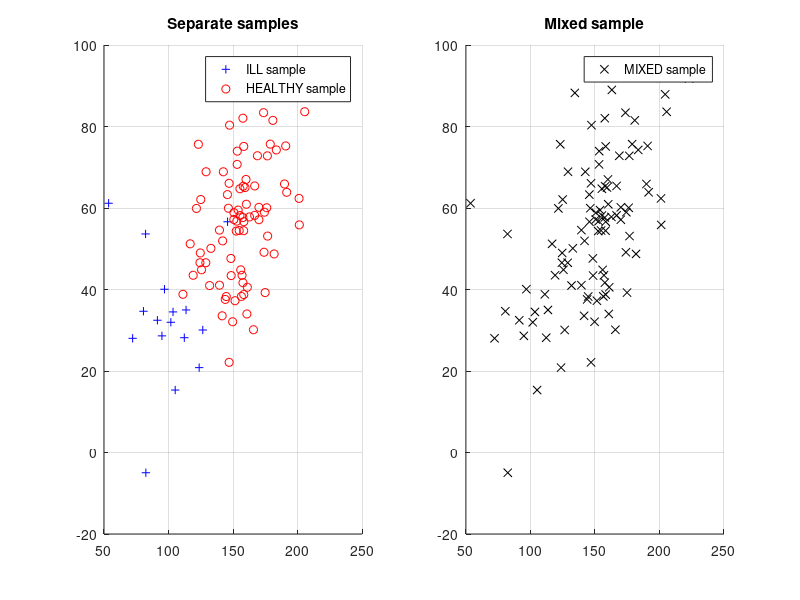

Source code (MATLAB): (Note: this script raises an error after producing the figure.)
% The objective of this exercise is constructing several classifiers for
% anemia using the blood hemoglobin concentrations and the age of the subjects under
% consideration. 
% X1 denotes the concentration of hemoglobin in grams/liter
% X2 denotes the age of the subject
% Y=1 means "anemic", Y=0 means "healthy"
% There are hence only two classes
% Goal: classify data into two classes based on these two features
%
clear
close all

%% The dataset is simulated out of a Gaussian mixture as follows
% Let {X|Y=1}~N([mu_x1_1; mu_x2_1], [sigma2_x1_1 sigma_x1x2_1;sigma_x1x2_1 sigma2_x2_1])
% Let {X|Y=0}~N([mu_x1_0; mu_x2_0], [sigma2_x1_0 sigma_x1x2_0;sigma_x1x2_0 sigma2_x2_0])

% Parameters for "anemic" distribution
mu_x1_1 = 100;
mu_x2_1 = 35;
sigma2_x1_1 = 700;
sigma2_x2_1 = 225;
sigma_x1x2_1 = 100;

% Parameters for "healthy" distribution
mu_x1_0 = 155;
mu_x2_0 = 56;
sigma2_x1_0 = 500;
sigma2_x2_0 = 300;
sigma_x1x2_0 = 150;

% Mixture parameters - feel free to change
p_mixture = 1/4;
w1 = p_mixture;
w0 = 1 - p_mixture;

%% 1.-Simulate a training data set (y_i, x_i) with n elements

n = 100;

bern = binornd(1, p_mixture, n, 1);

mu1 = [mu_x1_1; mu_x2_1];
Sigma1 = [sigma2_x1_1, sigma_x1x2_1; sigma_x1x2_1, sigma2_x2_1];
mu0 = [mu_x1_0; mu_x2_0];
Sigma0 = [sigma2_x1_0, sigma_x1x2_0; sigma_x1x2_0, sigma2_x2_0];

ill_sample = mvnrnd(mu1, Sigma1, n);
ill_sample = ill_sample(bern == 1, :);
healthy_sample = mvnrnd(mu0, Sigma0, n);
healthy_sample = healthy_sample(bern == 0, :);

mixed_sample = [ill_sample; healthy_sample];
sample_class = [ones(size(ill_sample, 1), 1); ...
                        zeros(size(healthy_sample, 1), 1)];

n_component1 = size(ill_sample, 1);
n_component0 = size(healthy_sample, 1);
                    
% Figure limits:
xl = [min(mixed_sample(:,1))-10, max(mixed_sample(:,1))+10];
yl = [min(mixed_sample(:,2))-10, max(mixed_sample(:,2))+10];

%% 2.- Create a 2D scatter plot that represents the hemoglobine level and health of the
% anemic and healthy subjects. Denote the anemic subjects with the symbol '+'
% and with 'o' the healthy ones

figure(1)

subplot(1,2,1)
hold on
title('Separate samples')
plot(ill_sample(:,1), ill_sample(:,2), 'b+')
plot(healthy_sample(:,1), healthy_sample(:,2), 'ro')
grid on
% pbaspect([2 2 1])
legend('ILL sample', 'HEALTHY sample')
hold off

subplot(1,2,2)
hold on
title('Mixed sample')
plot(mixed_sample(:,1), mixed_sample(:,2), 'kx')
grid on
% pbaspect([2 2 1])
legend('MIXED sample')
hold off

%% 3.-Assuming that the DGP is known, construct the Bayes classifier and use it to
% classify the generated sample. Start by constructing a function
% getEtaAnemia2features(x_current, w1, mu_x_1, Sigma_x_1, w0, mu_x_0, Sigma_x_0)
% that computes P(Y=1|X=x) when P(X) is given by a mixture of two
% Gaussians.
% Compute the number of Type I and Type II errors and the
% empirical risk of the Bayes' classifier

eta_f = @(x) getEtaAnemia2features(x, w1, mu1, Sigma1, ...
                                      w0, mu0, Sigma0) - 1/2;

% x0 = min(mu1, mu0) + (mu1-mu0)/2;
% 
% bayes_crit = fzero(eta_f, x0);

bayes_ill = mixed_sample(eta_f(mixed_sample) > 0, :);
bayes_healthy = mixed_sample(eta_f(mixed_sample) <= 0, :);

% Type 1 errors:
Type1_er_bayes = setdiff(bayes_ill, ill_sample, 'rows');
% Type 2 errors:
Type2_er_bayes = setdiff(bayes_healthy, healthy_sample, 'rows');

% Empirical risk:
bayes_emp_risk = (length(Type1_er_bayes) + length(Type2_er_bayes))/n;

%% 4.- Redo the plot in point 2 and mark in red the markers corresponding to the 
% subjects that are misclassified by the Bayes classifier

figure(2)
hold on
title('Bayes classifier error')
plot(ill_sample(:,1), ill_sample(:,2), 'k+')
plot(healthy_sample(:,1), healthy_sample(:,2), 'ko')
plot(Type1_er_bayes(:,1), Type1_er_bayes(:,2), 'rx', 'MarkerSize', 12)
plot(Type2_er_bayes(:,1), Type2_er_bayes(:,2), 'gx', 'MarkerSize', 12)
xlim(xl)
ylim(yl)

bound_image = getDecisionBoundaryPlot(xl, yl, eta_f, 1);
colormap spring
imagesc(xl, yl, bound_image, 'AlphaData', 0.2)

grid on
legend('ILL sample', 'HEALTHY sample', 'Type 1 errors', 'Type 2 errors', ...
            'Location', 'best')
% pbaspect([2 2 1])
% legend('MIXED sample')
hold off

%% 5.- Construct the logistic classifier based on the training sample and
% compute the associated errors and classifier's empirical risk.

logit_crit = @(x, beta) exp([ones(size(x,1),1), x]*beta(:));

log_beta = glmfit(mixed_sample, sample_class, 'binomial', 'link', 'logit');

logit_ill = mixed_sample(logit_crit(mixed_sample, log_beta) > 1, :);
logit_healthy = mixed_sample(logit_crit(mixed_sample, log_beta) <= 1, :);

% Type 1 errors:
Type1_er_logit = setdiff(logit_ill, ill_sample, 'rows');
% Type 2 errors:
Type2_er_logit = setdiff(logit_healthy, healthy_sample, 'rows');

% Empirical risk:
logit_emp_risk = (length(Type1_er_logit) + length(Type2_er_logit))/n;

%% 6.- Redo the plot in point 2 and mark in red the markers corresponding to the 
% subjects that are misclassified by the logistic classifier.

figure(3)
hold on
title('Logistic classifier error')

plot(ill_sample(:,1), ill_sample(:,2), 'k+')
plot(healthy_sample(:,1), healthy_sample(:,2), 'ko')
plot(Type1_er_logit(:,1), Type1_er_logit(:,2), 'rx', 'MarkerSize', 12)
plot(Type2_er_logit(:,1), Type2_er_logit(:,2), 'gx', 'MarkerSize', 12)
xlim(xl)
ylim(yl)

bound_image = getDecisionBoundaryPlot(xl, yl, ...
                                    @(x) logit_crit(x, log_beta)-1, 1);
colormap spring
imagesc(xl, yl, bound_image, 'AlphaData', 0.2)

grid on
legend('ILL sample', 'HEALTHY sample', 'Type 1 errors', 'Type 2 errors', ...
            'Location', 'best')
% pbaspect([2 2 1])
% legend('MIXED sample')
hold off

%% 7.- Construct the LDA classifier based on the training sample and 
% compute the associated errors and classifier's empirical risk.

w1_lda = n_component1/n;
w0_lda = n_component0/n;

mu1_lda = mean(ill_sample);
mu0_lda = mean(healthy_sample);

Sigma12_s = cov(ill_sample - mu1_lda);
Sigma02_s = cov(healthy_sample - mu0_lda);
Sigma_lda = (1 / (n-2)) * (Sigma12_s + Sigma02_s);
                            
delta_r_lda = @(X, w, mu, Sigma) X*(Sigma\mu')-1/2*(mu*(Sigma\mu'))+log(w);

delta_ill = delta_r_lda(mixed_sample, w1_lda, mu1_lda, Sigma_lda);
delta_healthy = delta_r_lda(mixed_sample, w0_lda, mu0_lda, Sigma_lda);

LDA_ill = mixed_sample(delta_ill > delta_healthy, :);
LDA_healthy = mixed_sample(delta_ill <= delta_healthy, :);

% Type 1 errors:
Type1_er_LDA = setdiff(LDA_ill, ill_sample, 'rows');
% Type 2 errors:
Type2_er_LDA = setdiff(LDA_healthy, healthy_sample, 'rows');

% Empirical risk:
LDA_emp_risk = (length(Type1_er_LDA) + length(Type2_er_LDA))/n;

% Plot:
figure(4)
hold on
title('LDA classifier error')

plot(ill_sample(:,1), ill_sample(:,2), 'k+')
plot(healthy_sample(:,1), healthy_sample(:,2), 'ko')
plot(Type1_er_LDA(:,1), Type1_er_LDA(:,2), 'rx', 'MarkerSize', 12)
plot(Type2_er_LDA(:,1), Type2_er_LDA(:,2), 'gx', 'MarkerSize', 12)
xlim(xl)
ylim(yl)

bound_image = getDecisionBoundaryPlot(xl, yl, ...
              @(x) delta_r_lda(x, w1_lda, mu1_lda, Sigma_lda) - ...
                   delta_r_lda(x, w0_lda, mu0_lda, Sigma_lda), 1);
colormap spring
imagesc(xl, yl, bound_image, 'AlphaData', 0.2)

grid on
legend('ILL sample', 'HEALTHY sample', 'Type 1 errors', 'Type 2 errors', ...
            'Location', 'best')
% pbaspect([2 2 1])
% legend('MIXED sample')
hold off


%% 8.- Construct the QDA classifier based on the training sample and
% compute the associated errors and classifier's empirical risk.

w1_qda = n_component1/n;
w0_qda = n_component0/n;

mu1_qda = mean(ill_sample);
mu0_qda = mean(healthy_sample);

Sigma12_qda = cov(ill_sample - mu1_qda);
Sigma02_qda = cov(healthy_sample - mu0_qda);
                            
delta_r_qda = @(X, w, mu, Sigma) - 1/2*log(det(Sigma)) ...
                                 - 1/2*sum((X-mu).*(Sigma\(X-mu)')', 2) ...
                                 + log(w) ;

delta_ill = delta_r_qda(mixed_sample, w1_qda, mu1_qda, Sigma12_qda);
delta_healthy = delta_r_qda(mixed_sample, w0_qda, mu0_qda, Sigma02_qda);

QDA_ill = mixed_sample(delta_ill > delta_healthy, :);
QDA_healthy = mixed_sample(delta_ill <= delta_healthy, :);

% Type 1 errors:
Type1_er_QDA = setdiff(QDA_ill, ill_sample, 'rows');
% Type 2 errors:
Type2_er_QDA = setdiff(QDA_healthy, healthy_sample, 'rows');

% Empirical risk:
QDA_emp_risk = (length(Type1_er_QDA) + length(Type2_er_QDA))/n;

% Plot:
figure(4)
hold on
title('QDA classifier error')

plot(ill_sample(:,1), ill_sample(:,2), 'k+')
plot(healthy_sample(:,1), healthy_sample(:,2), 'ko')
plot(Type1_er_QDA(:,1), Type1_er_QDA(:,2), 'rx', 'MarkerSize', 12)
plot(Type2_er_QDA(:,1), Type2_er_QDA(:,2), 'gx', 'MarkerSize', 12)
xlim(xl)
ylim(yl)

bound_image = getDecisionBoundaryPlot(xl, yl, ...
              @(x) delta_r_qda(x, w1_qda, mu1_qda, Sigma12_qda) - ...
                   delta_r_qda(x, w0_qda, mu0_qda, Sigma02_qda), 1);
colormap spring
imagesc(xl, yl, bound_image, 'AlphaData', 0.2)

grid on
legend('ILL sample', 'HEALTHY sample', 'Type 1 errors', 'Type 2 errors', ...
            'Location', 'best')
% pbaspect([2 2 1])
% legend('MIXED sample')
hold off


%% 7.- Construct the Naive Bayes classifier based on the training sample and 
% compute the associated errors and classifier's empirical risk.

w1_nbc = n_component1/n;
w0_nbc = n_component0/n;

mu1_nbc = mean(ill_sample);
mu0_nbc = mean(healthy_sample);

Sigma12_nbc = diag(cov(ill_sample - mu1_nbc));
Sigma02_nbc = diag(cov(healthy_sample - mu0_nbc));

delta_r_nbc = @(X) ...
     w1_nbc*normpdf(X(:,1), mu1_nbc(1), Sigma12_nbc(1)).* ... 
            normpdf(X(:,2), mu1_nbc(2), Sigma12_nbc(2)) ...
 ./ (w1_nbc*normpdf(X(:,1), mu1_nbc(1), Sigma12_nbc(1)).* ...
            normpdf(X(:,2), mu1_nbc(2), Sigma12_nbc(2)) ... 
   + w0_nbc*normpdf(X(:,1), mu0_nbc(1), Sigma02_nbc(1)).* ...
            normpdf(X(:,2), mu0_nbc(2), Sigma02_nbc(2)));

delta_ill = delta_r_nbc(mixed_sample);
delta_healthy = 1 - delta_ill;

NBC_ill = mixed_sample(delta_ill > delta_healthy, :);
NBC_healthy = mixed_sample(delta_ill <= delta_healthy, :);

% Type 1 errors:
Type1_er_NBC = setdiff(NBC_ill, ill_sample, 'rows');
% Type 2 errors:
Type2_er_NBC = setdiff(NBC_healthy, healthy_sample, 'rows');

% Empirical risk:
NBC_emp_risk = (length(Type1_er_NBC) + length(Type2_er_NBC))/n;

% Plot:
figure(5)
hold on
title('Naive Bayes classifier error')

plot(ill_sample(:,1), ill_sample(:,2), 'k+')
plot(healthy_sample(:,1), healthy_sample(:,2), 'ko')
plot(Type1_er_NBC(:,1), Type1_er_NBC(:,2), 'rx', 'MarkerSize', 12)
plot(Type2_er_NBC(:,1), Type2_er_NBC(:,2), 'gx', 'MarkerSize', 12)
xlim(xl)
ylim(yl)

bound_image = getDecisionBoundaryPlot(xl, yl, ...
              @(x) delta_r_nbc(x)-1/2, 1);
colormap spring
imagesc(xl, yl, bound_image, 'AlphaData', 0.2)

grid on
legend('ILL sample', 'HEALTHY sample', 'Type 1 errors', 'Type 2 errors', ...
            'Location', 'best')
% pbaspect([2 2 1])
% legend('MIXED sample')
hold off

%% 9.- Construct perceptron hyperplane classifier based on the training sample and 
% compute the classifier's empirical risk.
% The perceptron is specified by a vector beta = [beta0, beta1, beta2] that 
% determines a separating hyperplane beta0 + beta1 * x1 + beta2 * x2
% Start by constructing a function that computes the empirical error of this
% classifier as a function of beta.

h_sample = [ones(size(mixed_sample,1),1), mixed_sample];

percept_emp_error = @(beta) sum((h_sample*beta(:) < 0) == sample_class)/n;

beta_percept = ga(percept_emp_error, 3);

% Plot:
figure(5)
hold on
title('Perceptron classifier error')

plot(ill_sample(:,1), ill_sample(:,2), 'k+')
plot(healthy_sample(:,1), healthy_sample(:,2), 'ko')
% plot(Type1_er_NBC(:,1), Type1_er_NBC(:,2), 'rx', 'MarkerSize', 12)
% plot(Type2_er_NBC(:,1), Type2_er_NBC(:,2), 'gx', 'MarkerSize', 12)
xlim(xl)
ylim(yl)

bound_image = getDecisionBoundaryPlot(xl, yl, ...
              @(x) [ones(size(x,1),1), x]*beta_percept(:) < 0, 1);
colormap spring
imagesc(xl, yl, bound_image, 'AlphaData', 0.2)

grid on
legend('ILL sample', 'HEALTHY sample', 'Type 1 errors', 'Type 2 errors', ...
            'Location', 'best')
% pbaspect([2 2 1])
% legend('MIXED sample')
hold off

%% 10.- Classify the data with a KNN classifier and compute the associated errors 
% and classifier's empirical risk with 1, 5, and 10 neighbors

%% 11.- Classify the data using the unsupervised approach providing the number of classes 2
% (for that make use of the EM and MLE techniques implemented earlier; for the MLE 
% technique make an improvement and guarantee PSD constraint by construction using the Cholesky
% decomposition of covariance matrix), compute the associated errors and classifier's empirical risk.

%% 12.- Generate a new testing sample and compute the testing errors of all the above
% classifiers

%% 13.- Plot decision boundaries for the above used classifiers
% For that adapt the code in
% http://www.peteryu.ca/tutorials/matlab/visualize_decision_boundaries 
% for your needs

